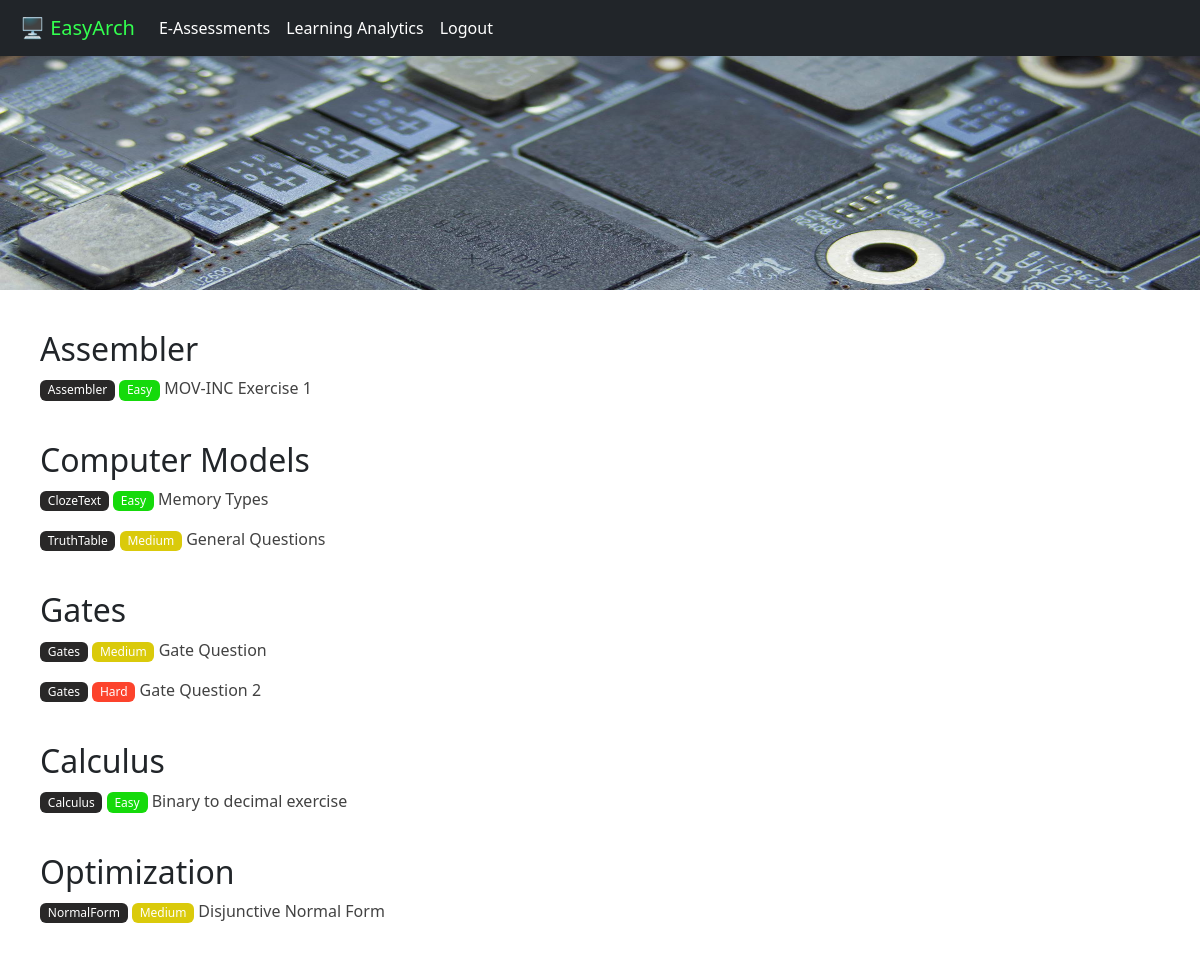
Page /eassessments/ (signed in) on the committed database.
### EAss/models.py (models this page shows, shortened)
class QAWSet(models.Model):
    title = models.CharField(max_length=16384, blank=False, null=False)
    NameID = models.CharField(max_length=1024, blank=False, null=True, default=None, unique=True)
    Topic = models.CharField(max_length=24, choices=TOPICS, default='None', null=False, blank=False)
    Target = models.CharField(max_length=1024, default='', null=False, blank=False)
    Difficulty = models.CharField(max_length=24, choices=DIFF, default='None', null=False, blank=False)
    ItemType = models.CharField(max_length=24, choices=ITEMTYPES, default='None', null=False, blank=False)

### EAss/views.py (the view)
# urls.py: path('', index, name="homeview"),
def index(request):
    if not request.user.is_authenticated:
        return redirect("/")
    try:
        topics, data = ['Computer-Models', 'Gates', 'Calculus', 'Optimization', 'Assembler', 'Quantencomputing'], {}
        for topic in topics:
            data[topic.replace("-", "")] = assets if (assets := QAWSet.objects.filter(Topic=topic)) is not None and len(assets) else []
        return render(request, 'index.html', data)
    except Exception as error:
        print(error)
    return redirect('homeview')

### static/template/index.html (shortened to what this page needs)
{% extends "master.html" %}
{% block content %}
<img src="/static/imgs/eassessment-computer.jpg" alt="Computer" style="position: absolute; top:0px; left:0px; z-index: 10;" height="400px" width="100%">
<div style="position:absolute; left:0px; right:0px; top:250px; width:100%; background-color: white; padding-left: 40px; padding-top: 40px; z-index: 100;">
        {% if Assembler|length > 0 %}
            <h2>Assembler</h2>
            {% for qwaset in Assembler %}
                <p>
                    {% if qwaset.Difficulty == "Easy" %}
                        <a style="color: #424242; text-decoration:none" href="/eassessments/{{qwaset.Target}}/?t={{qwaset.NameID}}"><span class="badge badge-pill" style="background-color: #292828; font-weight: lighter;">{{qwaset.ItemType}}</span> <span class="badge badge-pill" style="background-color: #15da0b; font-weight: lighter;">{{qwaset.Difficulty}}</span> {{qwaset.title}}</a>
                    {% endif %}
                </p>
            {% endfor %}
        {% endif %}
        <br>
        {% if ComputerModels|length > 0 %}
            <h2>Computer Models</h2>
            {% for qwaset in ComputerModels %}
                <p>
                    {% if qwaset.Difficulty == "Easy" %}
                        <a style="color: #424242; text-decoration:none" href="/eassessments/{{qwaset.Target}}/?t={{qwaset.NameID}}"><span class="badge badge-pill" style="background-color: #292828; font-weight: lighter;">{{qwaset.ItemType}}</span> <span class="badge badge-pill" style="background-color: #15da0b; font-weight: lighter;">{{qwaset.Difficulty}}</span> {{qwaset.title}}</a>
                    {% elif qwaset.Difficulty == "Medium" %}
                        <a style="color: #424242; text-decoration:none" href="/eassessments/{{qwaset.Target}}/?t={{qwaset.NameID}}"><span class="badge badge-pill" style="background-color: #292828; font-weight: lighter;">{{qwaset.ItemType}}</span> <span class="badge badge-pill" style="background-color: #daca0b; font-weight: lighter;">{{qwaset.Difficulty}}</span> {{qwaset.title}}</a>
                    {% endif %}
                </p>
            {% endfor %}
        {% endif %}
        <br>
        {% if Gates|length > 0 %}
            <h2>Gates</h2>
            {% for qwaset in Gates %}
                <p>
                    {% if qwaset.Difficulty == "Easy" %}
                        <a style="color: #424242; text-decoration:none" href="/eassessments/{{qwaset.Target}}/?t={{qwaset.NameID}}"><span class="badge badge-pill" style="background-color: #292828; font-weight: lighter;">{{qwaset.ItemType}}</span> <span class="badge badge-pill" style="background-color: #15da0b; font-weight: lighter;">{{qwaset.Difficulty}}</span> {{qwaset.title}}</a>
                    {% elif qwaset.Difficulty == "Medium" %}
                        <a style="color: #424242; text-decoration:none" href="/eassessments/{{qwaset.Target}}/?t={{qwaset.NameID}}"><span class="badge badge-pill" style="background-color: #292828; font-weight: lighter;">{{qwaset.ItemType}}</span> <span class="badge badge-pill" style="background-color: #daca0b; font-weight: lighter;">{{qwaset.Difficulty}}</span> {{qwaset.title}}</a>
                    {% elif qwaset.Difficulty == "Hard" %}
                        <a style="color: #424242; text-decoration:none" href="/eassessments/{{qwaset.Target}}/?t={{qwaset.NameID}}"><span class="badge badge-pill" style="background-color: #292828; font-weight: lighter;">{{qwaset.ItemType}}</span> <span class="badge badge-pill" style="background-color: #fc432c; font-weight: lighter;">{{qwaset.Difficulty}}</span> {{qwaset.title}}</a>
                    {% endif %}
                </p>
            {% endfor %}
        {% endif %}
        <br>
        {% if Calculus|length > 0 %}
            <h2>Calculus</h2>
            {% for qwaset in Calculus %}
                <p>
                    {% if qwaset.Difficulty == "Easy" %}
                        <a style="color: #424242; text-decoration:none" href="/eassessments/{{qwaset.Target}}/?t={{qwaset.NameID}}"><span class="badge badge-pill" style="background-color: #292828; font-weight: lighter;">{{qwaset.ItemType}}</span> <span class="badge badge-pill" style="background-color: #15da0b; font-weight: lighter;">{{qwaset.Difficulty}}</span> {{qwaset.title}}</a>
                    {% endif %}
                </p>
            {% endfor %}
        {% endif %}
        <br>
        {% if Optimization|length > 0 %}
            <h2>Optimization</h2>
            {% for qwaset in Optimization %}
                <p>
                    {% if qwaset.Difficulty == "Easy" %}
                        <a style="color: #424242; text-decoration:none" href="/eassessments/{{qwaset.Target}}/?t={{qwaset.NameID}}"><span class="badge badge-pill" style="background-color: #292828; font-weight: lighter;">{{qwaset.ItemType}}</span> <span class="badge badge-pill" style="background-color: #15da0b; font-weight: lighter;">{{qwaset.Difficulty}}</span> {{qwaset.title}}</a>
                    {% elif qwaset.Difficulty == "Medium" %}
                        <a style="color: #424242; text-decoration:none" href="/eassessments/{{qwaset.Target}}/?t={{qwaset.NameID}}"><span class="badge badge-pill" style="background-color: #292828; font-weight: lighter;">{{qwaset.ItemType}}</span> <span class="badge badge-pill" style="background-color: #daca0b; font-weight: lighter;">{{qwaset.Difficulty}}</span> {{qwaset.title}}</a>
                    {% endif %}
                </p>
            {% endfor %}
        {% endif %}
        <br>
    </div>
{% endblock %}

### static/template/master.html (shortened to what this page needs)
<!DOCTYPE html>
<html>
    {% load static %}
    <head>
        <link  href="{% static 'bootstrap/css/bootstrap.min.css' %}" rel="stylesheet">
    </head>
<body>
    <nav class="navbar navbar-expand-lg navbar-light bg-dark" style="z-index: 10000;position: fixed; width: 100%;">
      <a class="navbar-brand" style="padding-left: 20px; color:#33ff4f" href="/">🖥️ EasyArch</a>
        <div class="collapse navbar-collapse" id="navbarNavDropdown">
          <ul class="navbar-nav">
            <li class="nav-item active">
              <a class="nav-link" href="/eassessments/" style="color:white" >E-Assessments</a>
            </li>
            <li class="nav-item active">
                <a class="nav-link" href="/learninganalytics/" style="color:white" >Learning Analytics</a>
              </li>
              <li class="nav-item active">
                <a class="nav-link" href="/accounts/logout/" style="color:white" >Logout</a>
            </li>
          </ul>
        </div>
      </nav>
      <div style="position:absolute; top:40px; left:0px; width:100%;">
        {% block content %}
        {% endblock %}
      </div>
</body>
</html>

### rows in the picture
QAWSet: ItemType "Assembler", Difficulty "Easy", title "MOV-INC Exercise 1"
QAWSet: ItemType "ClozeText", Difficulty "Easy", title "Memory Types"
QAWSet: ItemType "TruthTable", Difficulty "Medium", title "General Questions"
QAWSet: ItemType "Gates", Difficulty "Medium", title "Gate Question"
QAWSet: ItemType "Gates", Difficulty "Hard", title "Gate Question 2"
QAWSet: ItemType "Calculus", Difficulty "Easy", title "Binary to decimal exercise"
QAWSet: ItemType "NormalForm", Difficulty "Medium", title "Disjunctive Normal Form"
